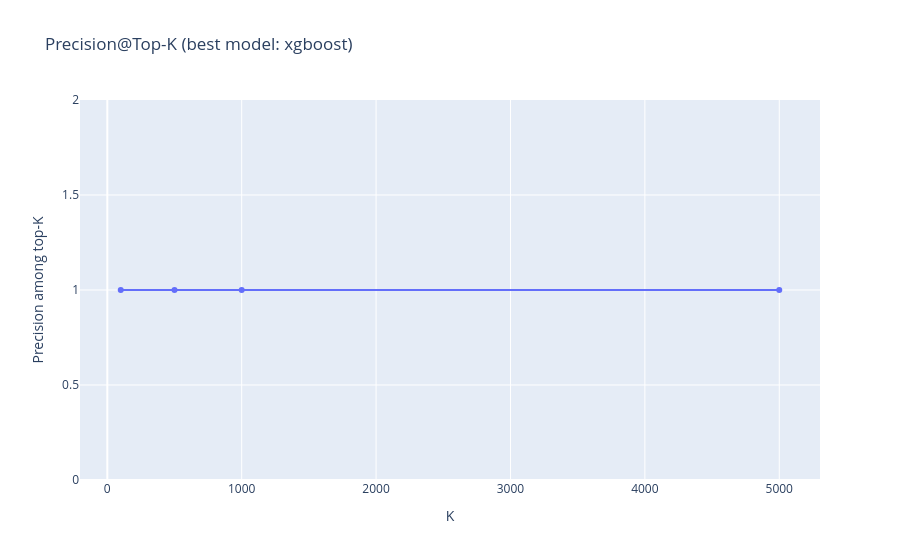

The code cell stored with this chart in its notebook:
### Markdown cell above
## Step 5/7 — Visual evaluation (ROC + Precision@K)

**What this does**: Plots ROC curves (overall ranking quality) and Precision@K (how good the top K predictions are).

**Why we do it**: With class imbalance, accuracy can look “good” even for weak models. ROC-AUC and Precision@K are usually more informative for purchase prediction.

**What to look for in the output**:
- ROC curve above the diagonal; higher AUC is better
- Precision@K is meaningfully above the baseline purchase rate

**Interpretation**:
- ROC-AUC: how well the model ranks purchasers above non-purchasers
- Precision@K: if you target the top K sessions, what fraction are true purchasers

### Code cell
print("Step 5/7: Visual evaluation (ROC + Precision@K)")

# ROC
fpr_lr, tpr_lr, _ = roc_curve(y_test, p_lr)
fpr_xgb, tpr_xgb, _ = roc_curve(y_test, p_xgb)

fig_roc = go.Figure()
fig_roc.add_trace(go.Scatter(x=fpr_lr, y=tpr_lr, mode="lines", name=f"LogReg (AUC={metrics_lr['roc_auc']:.3f})"))
fig_roc.add_trace(go.Scatter(x=fpr_xgb, y=tpr_xgb, mode="lines", name=f"XGBoost (AUC={metrics_xgb['roc_auc']:.3f})"))
fig_roc.add_trace(go.Scatter(x=[0, 1], y=[0, 1], mode="lines", name="Random", line=dict(dash="dash")))
fig_roc.update_layout(title="ROC Curve (ranking quality)", xaxis_title="False Positive Rate", yaxis_title="True Positive Rate")
fig_roc.show()

# Precision@K on best model
best_name, best_p = ("xgboost", p_xgb) if metrics_xgb["roc_auc"] >= metrics_lr["roc_auc"] else ("logreg", p_lr)
order = np.argsort(-best_p)
y_sorted = np.asarray(y_test)[order]

ks = [100, 500, 1000, 5000]
prec_at_k = [float(y_sorted[: min(k, len(y_sorted))].mean()) for k in ks]

fig_pk = px.line(x=ks, y=prec_at_k, markers=True, title=f"Precision@Top-K (best model: {best_name})")
fig_pk.update_layout(xaxis_title="K", yaxis_title="Precision among top-K")
fig_pk.show()

### Figure 1 — Plotly figure (JSON) as saved in the notebook; plotly's stock layout.template omitted (floating-point values rounded to 4 significant figures)
{"data": [{"hovertemplate": "x=%{x}<br>y=%{y}<extra></extra>", "legendgroup": "", "line": {"color": "#636efa", "dash": "solid"}, "marker": {"symbol": "circle"}, "mode": "lines+markers", "name": "", "orientation": "v", "showlegend": false, "type": "scatter", "x": [100, 500, 1000, 5000], "xaxis": "x", "y": [1.0, 1.0, 1.0, 1.0], "yaxis": "y"}], "layout": {"legend": {"tracegroupgap": 0}, "title": {"text": "Precision@Top-K (best model: xgboost)"}, "xaxis": {"anchor": "y", "domain": [0, 1], "title": {"text": "K"}}, "yaxis": {"anchor": "x", "domain": [0, 1], "title": {"text": "Precision among top-K"}}}}
